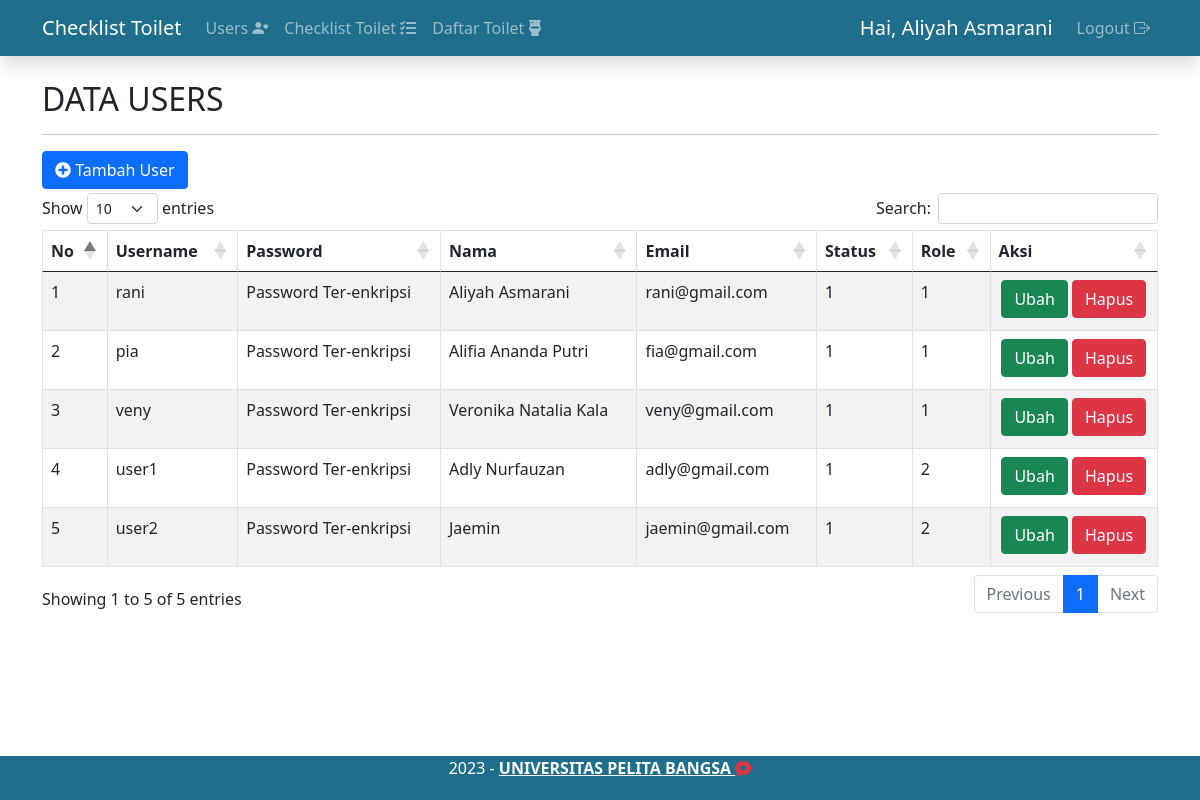
Screenshot of /index.php (signed in) with the database file from the repository.
### tables this page shows
CREATE TABLE `users` (
  `id_users` int(11) NOT NULL,
  `username` varchar(100) DEFAULT NULL,
  `password` varchar(100) DEFAULT NULL,
  `nama` varchar(200) DEFAULT NULL,
  `email` varchar(200) DEFAULT NULL,
  `status` tinyint(1) DEFAULT NULL,
  `role` tinyint(1) DEFAULT 2 COMMENT '1:Admin\n2:User'
);

### config/controller.php (called while the page is built, shortened)
<?php
function select($query)
{
    global $db;
    $result = mysqli_query($db, $query);
    $rows = [];
    while ($row = mysqli_fetch_assoc($result)) {
        $rows[] = $row;
    }
    return $rows;
}

### index.php (the view, shortened to what this page needs)
<?php
include 'layout/header.php';
$data_users = select("SELECT * FROM users");
?>
<div class="container" style="margin-top: 5rem;">
    <h2>DATA USERS</h2>
    <hr>
    <button type="button" class="btn  btn-primary mb-1" data-bs-toggle="modal" data-bs-target="#modalTambah"> <i class="fas fa-plus-circle"></i> Tambah User</button>
    <table class="table table-bordered table-striped" id="table">
        <thead>
            <tr>
                <th>No</th>
                <th>Username</th>
                <th>Password</th>
                <th>Nama</th>
                <th>Email</th>
                <th>Status</th>
                <th>Role</th>
                <th>Aksi</th>
            </tr>
        </thead>
        <tbody>
            <?php $no = 1; ?>
            <?php if ($_SESSION['role'] == 1) : ?>
                <?php foreach ($data_users as $users) : ?>
                    <tr>
                        <td><?= $no++; ?></td>
                        <td><?= $users['username']; ?></td>
                        <td>Password Ter-enkripsi</td>
                        <td><?= $users['nama']; ?></td>
                        <td><?= $users['email']; ?></td>
                        <td><?= $users['status']; ?></td>
                        <td><?= $users['role']; ?></td>
                        <td width="15%" class="text-center">
                            <button type="button" class="btn btn-success mb-1" data-bs-toggle="modal" data-bs-target="#modalUbah<?= $users['id_users']; ?>">Ubah</button>
                            <button type="button" class="btn btn-danger mb-1" data-bs-toggle="modal" data-bs-target="#modalHapus<?= $users['id_users']; ?>">Hapus</button>
                        </td>
                    </tr>
                <?php endforeach; ?>
            <?php endif; ?>
        </tbody>
    </table>
</div>
<?php
include 'layout/footer.php';
?>

### rows the page displays
users: username "rani", nama "Aliyah Asmarani", email "rani@gmail.com", status "1", role "1"
users: username "pia", nama "Alifia Ananda Putri", email "fia@gmail.com", status "1", role "1"
users: username "veny", nama "Veronika Natalia Kala", email "veny@gmail.com", status "1", role "1"
users: username "user1", nama "Adly Nurfauzan", email "adly@gmail.com", status "1", role "2"
users: username "user2", nama "Jaemin", email "jaemin@gmail.com", status "1", role "2"

### other values shown
$_SESSION['nama'] "Aliyah Asmarani"
